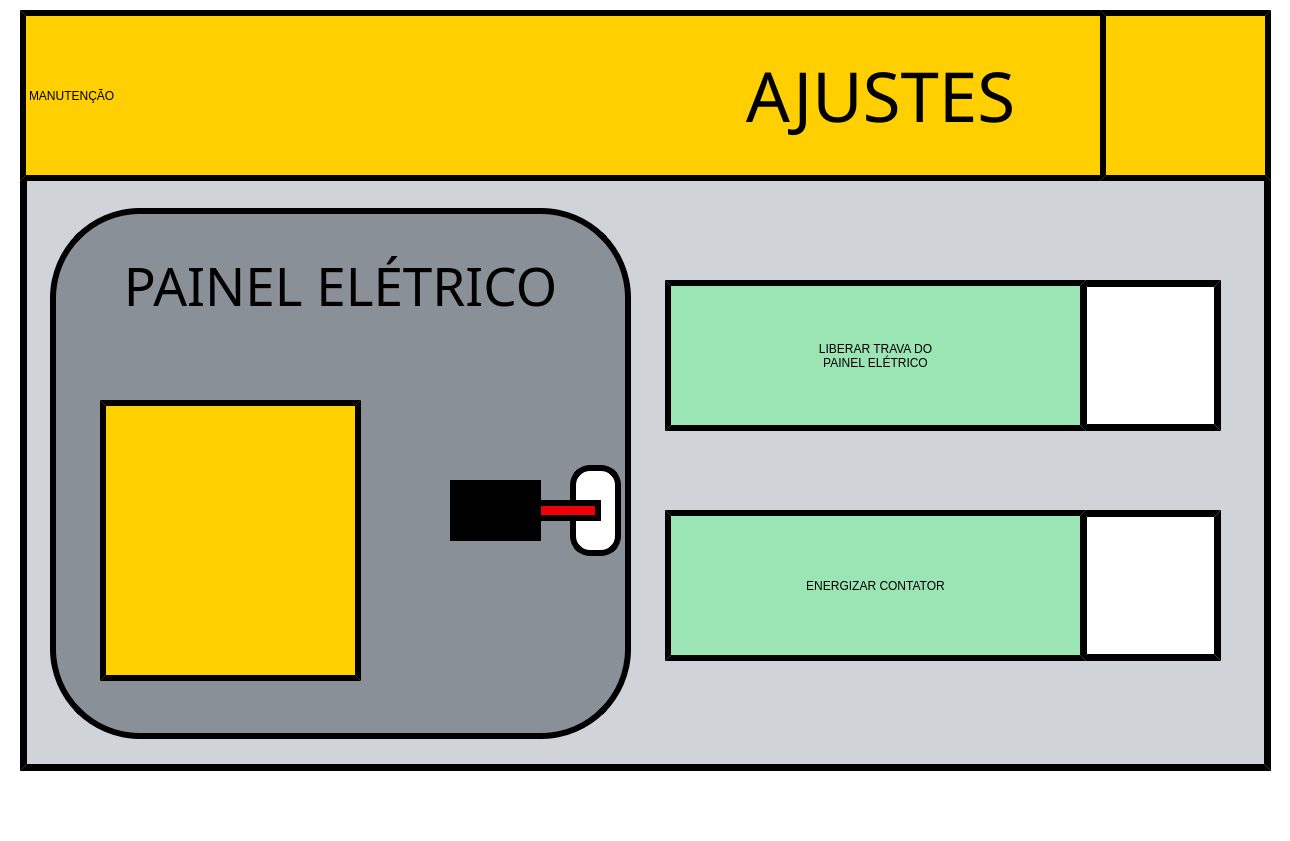
<?xml version="1.0" encoding="UTF-8"?>
<ui version="4.0">
 <class>Manutencao</class>
 <widget class="QMainWindow" name="Manutencao">
  <property name="geometry">
   <rect>
    <x>0</x>
    <y>0</y>
    <width>1290</width>
    <height>841</height>
   </rect>
  </property>
  <property name="minimumSize">
   <size>
    <width>1290</width>
    <height>841</height>
   </size>
  </property>
  <property name="maximumSize">
   <size>
    <width>1290</width>
    <height>841</height>
   </size>
  </property>
  <property name="windowTitle">
   <string>MainWindow</string>
  </property>
  <property name="styleSheet">
   <string notr="true">background-color: rgb(255, 255, 255);</string>
  </property>
  <property name="animated">
   <bool>true</bool>
  </property>
  <widget class="QWidget" name="centralwidget">
   <widget class="QLabel" name="Label_Borda">
    <property name="geometry">
     <rect>
      <x>0</x>
      <y>783</y>
      <width>1290</width>
      <height>18</height>
     </rect>
    </property>
    <property name="text">
     <string/>
    </property>
    <property name="pixmap">
     <pixmap>Imagens/Borda.png</pixmap>
    </property>
    <property name="scaledContents">
     <bool>true</bool>
    </property>
   </widget>
   <widget class="QLabel" name="label_fundo">
    <property name="geometry">
     <rect>
      <x>20</x>
      <y>10</y>
      <width>1251</width>
      <height>761</height>
     </rect>
    </property>
    <property name="font">
     <font>
      <family>Bosch Sans Bold</family>
      <pointsize>65</pointsize>
      <weight>50</weight>
      <italic>false</italic>
      <bold>false</bold>
     </font>
    </property>
    <property name="styleSheet">
     <string notr="true">border-style: outset;
border-color: rgb(0, 0, 0);
border-width:7px;
border-radius: 0px;
background-color: rgb(208, 212, 216);</string>
    </property>
    <property name="text">
     <string/>
    </property>
   </widget>
   <widget class="QPushButton" name="botao_cancelar">
    <property name="geometry">
     <rect>
      <x>1100</x>
      <y>10</y>
      <width>171</width>
      <height>171</height>
     </rect>
    </property>
    <property name="whatsThis">
     <string>&lt;html&gt;&lt;head/&gt;&lt;body&gt;&lt;p&gt;&lt;span style=&quot; color:#ffffff;&quot;&gt;OI&lt;/span&gt;&lt;/p&gt;&lt;/body&gt;&lt;/html&gt;</string>
    </property>
    <property name="styleSheet">
     <string notr="true">border-style: outset;
color: rgb(0, 0, 0);
border-color: rgb(0, 0, 0);
border-width:6px;


font: 75 34pt &quot;Bosch Sans Bold&quot;;
background-color: rgb(255,207,0);</string>
    </property>
    <property name="text">
     <string/>
    </property>
    <property name="icon">
     <iconset>
      <normaloff>imagens/home_preto.png</normaloff>imagens/home_preto.png</iconset>
    </property>
    <property name="iconSize">
     <size>
      <width>130</width>
      <height>130</height>
     </size>
    </property>
   </widget>
   <widget class="QLabel" name="label_titulo">
    <property name="geometry">
     <rect>
      <x>20</x>
      <y>10</y>
      <width>1251</width>
      <height>171</height>
     </rect>
    </property>
    <property name="styleSheet">
     <string notr="true">font: 75 52pt &quot;Bosch Sans Bold&quot;;
border-style: outset;
border-color: rgb(0, 0, 0);
border-width:6px;
background-color: rgb(255,207,0);</string>
    </property>
    <property name="text">
     <string>MANUTENÇÃO</string>
    </property>
    <property name="alignment">
     <set>Qt::AlignLeading|Qt::AlignLeft|Qt::AlignVCenter</set>
    </property>
   </widget>
   <widget class="QLabel" name="label_2">
    <property name="geometry">
     <rect>
      <x>50</x>
      <y>208</y>
      <width>581</width>
      <height>531</height>
     </rect>
    </property>
    <property name="styleSheet">
     <string notr="true">border-style: outset;
color: rgb(0, 0, 0);
border-color: rgb(0, 0, 0);
border-width:6px;
border-radius: 90px;

font: 75 34pt &quot;Bosch Sans Bold&quot;;
background-color: rgb(138, 144, 151);</string>
    </property>
    <property name="text">
     <string/>
    </property>
    <property name="alignment">
     <set>Qt::AlignCenter</set>
    </property>
   </widget>
   <widget class="QLabel" name="label_4">
    <property name="geometry">
     <rect>
      <x>100</x>
      <y>400</y>
      <width>261</width>
      <height>281</height>
     </rect>
    </property>
    <property name="styleSheet">
     <string notr="true">border-style: outset;
color: rgb(0, 0, 0);
border-color: rgb(0, 0, 0);
border-width:6px;


font: 75 34pt &quot;Bosch Sans Bold&quot;;
background-color: rgb(255,207,0);</string>
    </property>
    <property name="text">
     <string/>
    </property>
    <property name="pixmap">
     <pixmap>imagens/Raio.png</pixmap>
    </property>
    <property name="scaledContents">
     <bool>true</bool>
    </property>
   </widget>
   <widget class="QPushButton" name="pushButton">
    <property name="geometry">
     <rect>
      <x>1080</x>
      <y>280</y>
      <width>141</width>
      <height>151</height>
     </rect>
    </property>
    <property name="styleSheet">
     <string notr="true">border-style: outset;
border-color: rgb(0, 0, 0);
border-width:7px;
border-radius: 0px;
background-color: rgb(255, 255, 255);</string>
    </property>
    <property name="text">
     <string/>
    </property>
    <property name="icon">
     <iconset>
      <normaloff>imagens/Touch_painel.png</normaloff>imagens/Touch_painel.png</iconset>
    </property>
    <property name="iconSize">
     <size>
      <width>120</width>
      <height>120</height>
     </size>
    </property>
   </widget>
   <widget class="QLabel" name="label_liberar_trava_2">
    <property name="geometry">
     <rect>
      <x>100</x>
      <y>245</y>
      <width>481</width>
      <height>81</height>
     </rect>
    </property>
    <property name="font">
     <font>
      <family>Bosch Sans Bold</family>
      <pointsize>40</pointsize>
      <weight>9</weight>
      <italic>false</italic>
      <bold>false</bold>
     </font>
    </property>
    <property name="styleSheet">
     <string notr="true">
color: rgb(0, 0, 0);
border-color: rgb(0, 0, 0);

border-radius: 90px;

font: 75 40pt &quot;Bosch Sans Bold&quot;;
background-color: rgb(138, 144, 151);</string>
    </property>
    <property name="text">
     <string>PAINEL ELÉTRICO</string>
    </property>
    <property name="alignment">
     <set>Qt::AlignCenter</set>
    </property>
   </widget>
   <widget class="QLabel" name="label_5">
    <property name="geometry">
     <rect>
      <x>450</x>
      <y>480</y>
      <width>91</width>
      <height>61</height>
     </rect>
    </property>
    <property name="styleSheet">
     <string notr="true">border-style: outset;
color: rgb(0, 0, 0);
border-color: rgb(0, 0, 0);
border-width:6px;
border-radius: 0px;

font: 75 34pt &quot;Bosch Sans Bold&quot;;
background-color: rgb(0, 0, 0);</string>
    </property>
    <property name="text">
     <string/>
    </property>
    <property name="alignment">
     <set>Qt::AlignCenter</set>
    </property>
   </widget>
   <widget class="QLabel" name="label_6">
    <property name="geometry">
     <rect>
      <x>510</x>
      <y>500</y>
      <width>91</width>
      <height>21</height>
     </rect>
    </property>
    <property name="styleSheet">
     <string notr="true">border-style: outset;
color: rgb(0, 0, 0);
border-color: rgb(0, 0, 0);
border-width:6px;
border-radius: 0px;

font: 75 34pt &quot;Bosch Sans Bold&quot;;
background-color: rgb(237, 0, 7);</string>
    </property>
    <property name="text">
     <string/>
    </property>
    <property name="alignment">
     <set>Qt::AlignCenter</set>
    </property>
   </widget>
   <widget class="QLabel" name="label_7">
    <property name="geometry">
     <rect>
      <x>570</x>
      <y>465</y>
      <width>51</width>
      <height>91</height>
     </rect>
    </property>
    <property name="styleSheet">
     <string notr="true">border-style: outset;
color: rgb(0, 0, 0);
border-color: rgb(0, 0, 0);
border-width:6px;
border-radius: 20px;

font: 75 34pt &quot;Bosch Sans Bold&quot;;
background-color: rgb(255, 255, 255);</string>
    </property>
    <property name="text">
     <string/>
    </property>
    <property name="alignment">
     <set>Qt::AlignCenter</set>
    </property>
   </widget>
   <widget class="QLabel" name="label_liberar_trava_3">
    <property name="geometry">
     <rect>
      <x>700</x>
      <y>40</y>
      <width>361</width>
      <height>111</height>
     </rect>
    </property>
    <property name="font">
     <font>
      <family>Bosch Sans Bold</family>
      <pointsize>52</pointsize>
      <weight>9</weight>
      <italic>false</italic>
      <bold>false</bold>
     </font>
    </property>
    <property name="styleSheet">
     <string notr="true">font: 75 52pt &quot;Bosch Sans Bold&quot;;
border-style: outset;
border-color: rgb(0, 0, 0);

background-color: rgb(255,207,0);</string>
    </property>
    <property name="text">
     <string>AJUSTES</string>
    </property>
    <property name="alignment">
     <set>Qt::AlignCenter</set>
    </property>
   </widget>
   <widget class="QPushButton" name="pushButton_2">
    <property name="geometry">
     <rect>
      <x>665</x>
      <y>280</y>
      <width>421</width>
      <height>151</height>
     </rect>
    </property>
    <property name="styleSheet">
     <string notr="true">border-style: outset;
color: rgb(0, 0, 0);
border-color: rgb(0, 0, 0);
border-width:6px;
border-radius: 0px;

font: 75 24pt &quot;Bosch Sans Bold&quot;;
background-color: rgb(155, 228, 179);</string>
    </property>
    <property name="text">
     <string>LIBERAR TRAVA DO
PAINEL ELÉTRICO</string>
    </property>
    <property name="iconSize">
     <size>
      <width>120</width>
      <height>120</height>
     </size>
    </property>
   </widget>
   <widget class="QPushButton" name="pushButton_3">
    <property name="geometry">
     <rect>
      <x>1080</x>
      <y>510</y>
      <width>141</width>
      <height>151</height>
     </rect>
    </property>
    <property name="styleSheet">
     <string notr="true">border-style: outset;
border-color: rgb(0, 0, 0);
border-width:7px;
border-radius: 0px;
background-color: rgb(255, 255, 255);</string>
    </property>
    <property name="text">
     <string/>
    </property>
    <property name="icon">
     <iconset>
      <normaloff>imagens/Raio.png</normaloff>imagens/Raio.png</iconset>
    </property>
    <property name="iconSize">
     <size>
      <width>125</width>
      <height>125</height>
     </size>
    </property>
   </widget>
   <widget class="QPushButton" name="pushButton_4">
    <property name="geometry">
     <rect>
      <x>665</x>
      <y>510</y>
      <width>421</width>
      <height>151</height>
     </rect>
    </property>
    <property name="styleSheet">
     <string notr="true">border-style: outset;
color: rgb(0, 0, 0);
border-color: rgb(0, 0, 0);
border-width:6px;
border-radius: 0px;

font: 75 24pt &quot;Bosch Sans Bold&quot;;
background-color: rgb(155, 228, 179);</string>
    </property>
    <property name="text">
     <string>ENERGIZAR CONTATOR</string>
    </property>
    <property name="iconSize">
     <size>
      <width>120</width>
      <height>120</height>
     </size>
    </property>
   </widget>
   <zorder>Label_Borda</zorder>
   <zorder>label_fundo</zorder>
   <zorder>label_titulo</zorder>
   <zorder>label_2</zorder>
   <zorder>label_4</zorder>
   <zorder>botao_cancelar</zorder>
   <zorder>pushButton</zorder>
   <zorder>label_liberar_trava_2</zorder>
   <zorder>label_7</zorder>
   <zorder>label_6</zorder>
   <zorder>label_5</zorder>
   <zorder>label_liberar_trava_3</zorder>
   <zorder>pushButton_2</zorder>
   <zorder>pushButton_3</zorder>
   <zorder>pushButton_4</zorder>
  </widget>
  <widget class="QMenuBar" name="menubar">
   <property name="geometry">
    <rect>
     <x>0</x>
     <y>0</y>
     <width>1290</width>
     <height>21</height>
    </rect>
   </property>
  </widget>
  <widget class="QStatusBar" name="statusbar"/>
 </widget>
 <resources/>
 <connections/>
</ui>
